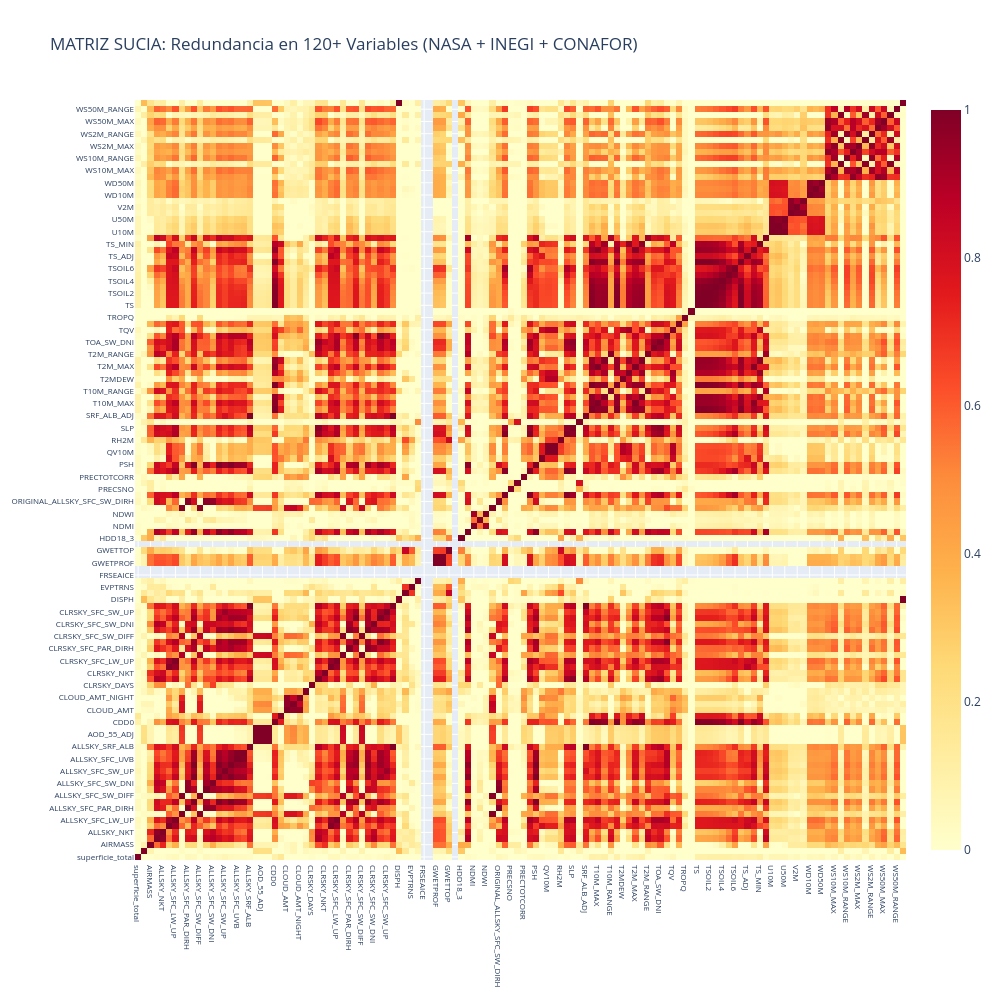
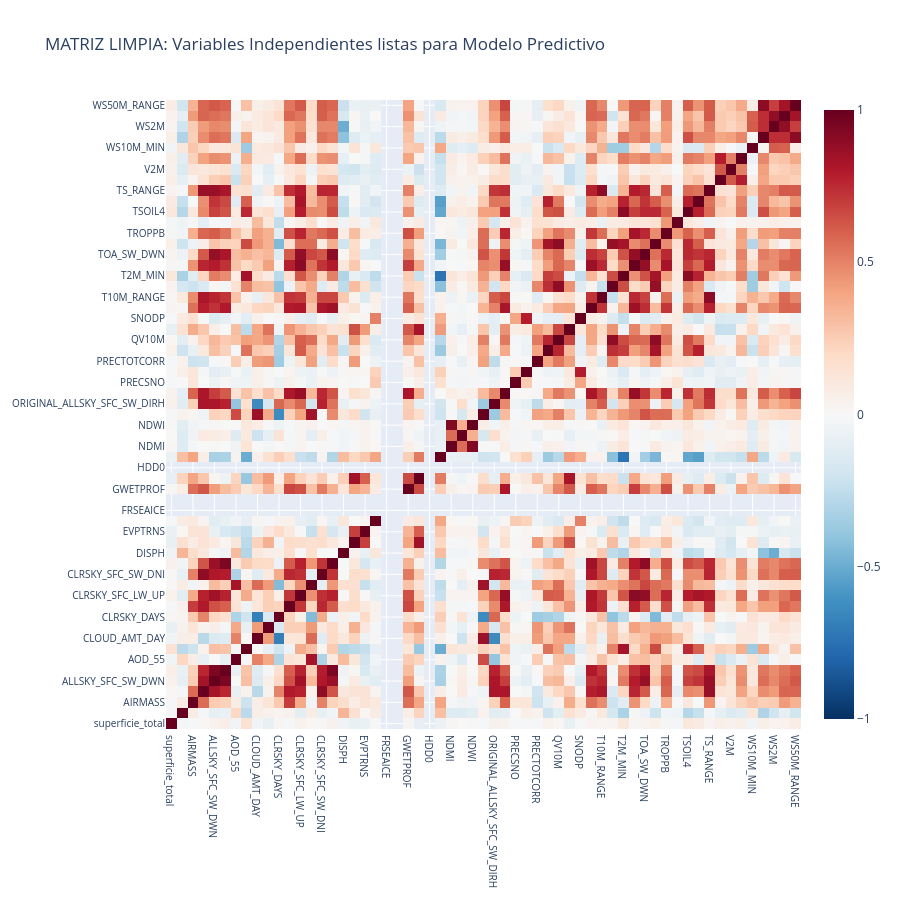

Notebook code for these charts, in order:
### Code cell
import duckdb
import pandas as pd
import numpy as np
import plotly.graph_objects as go
import os

# ==========================================
# 1. CONEXIÓN Y CREACIÓN DE LA FEATURE MATRIX
# ==========================================
# Cambia esta ruta si tu archivo está en otra carpeta
ruta_db = "../data/BaseDeDatos_Working.db" 

if not os.path.exists(ruta_db):
    raise FileNotFoundError(f"¡Atención! No se encontró el archivo en: {ruta_db}")

con = duckdb.connect(ruta_db)
print("1. Extrayendo datos y construyendo la matriz general...")

# Esta consulta cruza el clima, la demografía y los daños (nuestro Target)
query_maestra = """
WITH clima_pivot AS (
    -- Resumimos los 10 días de clima en un promedio por incendio
    PIVOT (SELECT id_clave_inc, id_variable, resultado_numerico FROM climatologia)
    ON id_variable USING AVG(resultado_numerico) GROUP BY id_clave_inc
),
poblacion_fix AS (
    -- Agrupamos la población por municipio y año
    SELECT id_cvegeo, anio, SUM(pob_total) as pob_total
    FROM demografia 
    GROUP BY id_cvegeo, anio
)
SELECT 
    i.id_clave_inc,
    -- CREAMOS EL TARGET: Suma de todas las hectáreas afectadas
    (COALESCE(d.hojarasca, 0) + COALESCE(d.arbustivo, 0) + 
     COALESCE(d.herbaceo, 0) + COALESCE(d.arbolado_adulto, 0) + 
     COALESCE(d.renuevo, 0)) as superficie_total,
    p.pob_total,
    c.* EXCLUDE (id_clave_inc)
FROM incendios i
JOIN danos d ON i.id_clave_inc = d.id_clave_inc
JOIN poblacion_fix p ON i.id_cvegeo = p.id_cvegeo AND i.anio = p.anio
JOIN clima_pivot c ON i.id_clave_inc = c.id_clave_inc
WHERE (d.hojarasca + d.arbustivo + d.herbaceo + d.arbolado_adulto + d.renuevo) IS NOT NULL;
"""

df_completo = con.execute(query_maestra).df()

# Filtramos SOLO columnas numéricas y rellenamos nulos con 0 para evitar errores matemáticos
df_num = df_completo.select_dtypes(include=[np.number]).fillna(0)
print(f"Matriz lista. Analizando {df_num.shape[0]} incendios con {df_num.shape[1]} variables.")

# ==========================================
# 2. GRÁFICA 1: LA MATRIZ SUCIA (El Caos)
# ==========================================
print("\n2. Generando Matriz Sucia (Todas las variables amontonadas)...")

corr_sucia = df_num.corr()

fig_sucia = go.Figure(data=go.Heatmap(
    z=corr_sucia.values,
    x=corr_sucia.columns,
    y=corr_sucia.columns,
    colorscale='YlOrRd', # Colores cálidos para ver el "fuego" de la redundancia
    zmin=0, zmax=1,
    hovertemplate="Var 1: %{x}<br>Var 2: %{y}<br>Similitud: %{z:.3f}<extra></extra>"
))

fig_sucia.update_layout(
    title='MATRIZ SUCIA: Redundancia en 120+ Variables (NASA + INEGI + CONAFOR)',
    width=1000, height=1000,
    xaxis=dict(tickfont=dict(size=8)), 
    yaxis=dict(tickfont=dict(size=8))
)
fig_sucia.show()

# ==========================================
# 3. FILTRO CIENTÍFICO (Eliminando ruido)
# ==========================================
print("\n3. Aplicando filtro inteligente: Seleccionando líderes por capacidad predictiva...")

# Calculamos qué variable explica mejor las hectáreas quemadas
influencia = df_num.corr()['superficie_total'].abs().sort_values(ascending=False)

def limpiar_redundancia(df_input, target_corr, umbral=0.95):
    matriz = df_input.corr().abs()
    triangulo_sup = matriz.where(np.triu(np.ones(matriz.shape), k=1).astype(bool))
    
    borrar = []
    for col in triangulo_sup.columns:
        if col == 'superficie_total': continue # Jamás borramos nuestra meta
        
        # Encontramos los clones
        clones = triangulo_sup.index[triangulo_sup[col] > umbral].tolist()
        if clones:
            grupo = [col] + clones
            # De los clones, gana el que tenga mayor correlación con 'superficie_total'
            ganadora = target_corr[grupo].idxmax()
            perdedoras = [v for v in grupo if v != ganadora]
            borrar.extend(perdedoras)
            
    return list(set(borrar))

vars_a_borrar = limpiar_redundancia(df_num, influencia)
df_limpio = df_num.drop(columns=vars_a_borrar)

print(f"Se eliminaron {len(vars_a_borrar)} variables redundantes.")
print(f"Nos quedamos con {len(df_limpio.columns) - 1} variables 100% independientes.")

# ==========================================
# 4. GRÁFICA 2: LA MATRIZ LIMPIA (Lista para Machine Learning)
# ==========================================
print("\n4. Generando Matriz Limpia...")

corr_limpia = df_limpio.corr()

fig_limpia = go.Figure(data=go.Heatmap(
    z=corr_limpia.values,
    x=corr_limpia.columns,
    y=corr_limpia.columns,
    colorscale='RdBu_r', # Azul es influencia negativa, Rojo es influencia positiva
    zmin=-1, zmax=1,
    hovertemplate="Var 1: %{x}<br>Var 2: %{y}<br>Correlación: %{z:.3f}<extra></extra>"
))

fig_limpia.update_layout(
    title='MATRIZ LIMPIA: Variables Independientes listas para Modelo Predictivo',
    width=900, height=900,
    xaxis=dict(tickfont=dict(size=10)), 
    yaxis=dict(tickfont=dict(size=10))
)
fig_limpia.show()

# ==========================================
# 5. EL VEREDICTO: TOP 10 INFLUENCIAS
# ==========================================
print("\n=======================================================")
print("🏆 TOP 10: VARIABLES QUE MÁS INFLUYEN EN EL TAMAÑO DEL INCENDIO 🏆")
print("=======================================================")
# Quitamos el target de la lista para mostrar solo los predictores
ranking = influencia[df_limpio.columns].sort_values(ascending=False).drop('superficie_total')
print(ranking.head(10))

### Figure 1 — Plotly figure (JSON) as saved in the notebook; plotly's stock layout.template omitted (floating-point values rounded to 4 significant figures; data arrays with more than 128 entries replaced by an {"elided": "..."} marker saying what was removed)
{"data": [{"colorscale": [[0, "rgb(255,255,204)"], [0.125, "rgb(255,237,160)"], [0.25, "rgb(254,217,118)"], [0.375, "rgb(254,178,76)"], [0.5, "rgb(253,141,60)"], [0.625, "rgb(252,78,42)"], [0.75, "rgb(227,26,28)"], [0.875, "rgb(189,0,38)"], [1, "rgb(128,0,38)"]], "hovertemplate": "Var 1: %{x}<br>Var 2: %{y}<br>Similitud: %{z:.3f}<extra></extra>", "type": "heatmap", "x": ["superficie_total", "pob_total", "AIRMASS", "ALLSKY_KT", "ALLSKY_NKT", "ALLSKY_SFC_LW_DWN", "ALLSKY_SFC_LW_UP", "ALLSKY_SFC_PAR_DIFF", "ALLSKY_SFC_PAR_DIRH", "ALLSKY_SFC_PAR_TOT", "ALLSKY_SFC_SW_DIFF", "ALLSKY_SFC_SW_DIRH", "ALLSKY_SFC_SW_DNI", "ALLSKY_SFC_SW_DWN", "ALLSKY_SFC_SW_UP", "ALLSKY_SFC_UVA", "ALLSKY_SFC_UVB", "ALLSKY_SFC_UV_INDEX", "ALLSKY_SRF_ALB", "AOD_55", "AOD_55_ADJ", "AOD_84", "CDD0", "CDD18_3", "CLOUD_AMT", "CLOUD_AMT_DAY", "CLOUD_AMT_NIGHT", "CLOUD_OD", "CLRSKY_DAYS", "CLRSKY_KT", "CLRSKY_NKT", "CLRSKY_SFC_LW_DWN", "CLRSKY_SFC_LW_UP", "CLRSKY_SFC_PAR_DIFF", "CLRSKY_SFC_PAR_DIRH", "CLRSKY_SFC_PAR_TOT", "CLRSKY_SFC_SW_DIFF", "CLRSKY_SFC_SW_DIRH", "CLRSKY_SFC_SW_DNI", "CLRSKY_SFC_SW_DWN", "CLRSKY_SFC_SW_UP", "CLRSKY_SRF_ALB", "DISPH", "EVLAND", "EVPTRNS", "FROST_DAYS", "FRSEAICE", "FRSNO", "GWETPROF", "GWETROOT", "GWETTOP", "HDD0", "HDD18_3", "MIDDAY_INSOL", "NDMI", "NDVI", "NDWI", "ORIGINAL_ALLSKY_SFC_SW_DIFF", "ORIGINAL_ALLSKY_SFC_SW_DIRH", "PBLTOP", "PRECSNO", "PRECSNOLAND", "PRECTOTCORR", "PS", "PSH", "PW", "QV10M", "QV2M", "RH2M", "RHOA", "SLP", "SNODP", "SRF_ALB_ADJ", "T10M", "T10M_MAX", "T10M_MIN", "T10M_RANGE", "T2M", "T2MDEW", "T2MWET", "T2M_MAX", "T2M_MIN", "T2M_RANGE", "TO3", "TOA_SW_DNI", "TOA_SW_DWN", "TQV", "TROPPB", "TROPQ", "TROPT", "TS", "TSOIL1", "TSOIL2", "TSOIL3", "TSOIL4", "TSOIL5", "TSOIL6", "TSURF", "TS_ADJ", "TS_MAX", "TS_MIN", "TS_RANGE", "U10M", "U2M", "U50M", "V10M", "V2M", "V50M", "WD10M", "WD2M", "WD50M", "WS10M", "WS10M_MAX", "WS10M_MIN", "WS10M_RANGE", "WS2M", "WS2M_MAX", "WS2M_MIN", "WS2M_RANGE", "WS50M", "WS50M_MAX", "WS50M_MIN", "WS50M_RANGE", "Z0M"], "y": ["superficie_total", "pob_total", "AIRMASS", "ALLSKY_KT", "ALLSKY_NKT", "ALLSKY_SFC_LW_DWN", "ALLSKY_SFC_LW_UP", "ALLSKY_SFC_PAR_DIFF", "ALLSKY_SFC_PAR_DIRH", "ALLSKY_SFC_PAR_TOT", "ALLSKY_SFC_SW_DIFF", "ALLSKY_SFC_SW_DIRH", "ALLSKY_SFC_SW_DNI", "ALLSKY_SFC_SW_DWN", "ALLSKY_SFC_SW_UP", "ALLSKY_SFC_UVA", "ALLSKY_SFC_UVB", "ALLSKY_SFC_UV_INDEX", "ALLSKY_SRF_ALB", "AOD_55", "AOD_55_ADJ", "AOD_84", "CDD0", "CDD18_3", "CLOUD_AMT", "CLOUD_AMT_DAY", "CLOUD_AMT_NIGHT", "CLOUD_OD", "CLRSKY_DAYS", "CLRSKY_KT", "CLRSKY_NKT", "CLRSKY_SFC_LW_DWN", "CLRSKY_SFC_LW_UP", "CLRSKY_SFC_PAR_DIFF", "CLRSKY_SFC_PAR_DIRH", "CLRSKY_SFC_PAR_TOT", "CLRSKY_SFC_SW_DIFF", "CLRSKY_SFC_SW_DIRH", "CLRSKY_SFC_SW_DNI", "CLRSKY_SFC_SW_DWN", "CLRSKY_SFC_SW_UP", "CLRSKY_SRF_ALB", "DISPH", "EVLAND", "EVPTRNS", "FROST_DAYS", "FRSEAICE", "FRSNO", "GWETPROF", "GWETROOT", "GWETTOP", "HDD0", "HDD18_3", "MIDDAY_INSOL", "NDMI", "NDVI", "NDWI", "ORIGINAL_ALLSKY_SFC_SW_DIFF", "ORIGINAL_ALLSKY_SFC_SW_DIRH", "PBLTOP", "PRECSNO", "PRECSNOLAND", "PRECTOTCORR", "PS", "PSH", "PW", "QV10M", "QV2M", "RH2M", "RHOA", "SLP", "SNODP", "SRF_ALB_ADJ", "T10M", "T10M_MAX", "T10M_MIN", "T10M_RANGE", "T2M", "T2MDEW", "T2MWET", "T2M_MAX", "T2M_MIN", "T2M_RANGE", "TO3", "TOA_SW_DNI", "TOA_SW_DWN", "TQV", "TROPPB", "TROPQ", "TROPT", "TS", "TSOIL1", "TSOIL2", "TSOIL3", "TSOIL4", "TSOIL5", "TSOIL6", "TSURF", "TS_ADJ", "TS_MAX", "TS_MIN", "TS_RANGE", "U10M", "U2M", "U50M", "V10M", "V2M", "V50M", "WD10M", "WD2M", "WD50M", "WS10M", "WS10M_MAX", "WS10M_MIN", "WS10M_RANGE", "WS2M", "WS2M_MAX", "WS2M_MIN", "WS2M_RANGE", "WS50M", "WS50M_MAX", "WS50M_MIN", "WS50M_RANGE", "Z0M"], "z": {"elided": "124x124 float values"}, "zmax": 1, "zmin": 0}], "layout": {"height": 1000, "title": {"text": "MATRIZ SUCIA: Redundancia en 120+ Variables (NASA + INEGI + CONAFOR)"}, "width": 1000, "xaxis": {"tickfont": {"size": 8}}, "yaxis": {"tickfont": {"size": 8}}}}

### Figure 2 — Plotly figure (JSON) as saved in the notebook; plotly's stock layout.template omitted (floating-point values rounded to 4 significant figures; data arrays with more than 128 entries replaced by an {"elided": "..."} marker saying what was removed)
{"data": [{"colorscale": [[0, "rgb(5,48,97)"], [0.1, "rgb(33,102,172)"], [0.2, "rgb(67,147,195)"], [0.3, "rgb(146,197,222)"], [0.4, "rgb(209,229,240)"], [0.5, "rgb(247,247,247)"], [0.6, "rgb(253,219,199)"], [0.7, "rgb(244,165,130)"], [0.8, "rgb(214,96,77)"], [0.9, "rgb(178,24,43)"], [1, "rgb(103,0,31)"]], "hovertemplate": "Var 1: %{x}<br>Var 2: %{y}<br>Correlación: %{z:.3f}<extra></extra>", "type": "heatmap", "x": ["superficie_total", "pob_total", "AIRMASS", "ALLSKY_KT", "ALLSKY_SFC_SW_DWN", "ALLSKY_SFC_SW_UP", "AOD_55", "CDD18_3", "CLOUD_AMT_DAY", "CLOUD_OD", "CLRSKY_DAYS", "CLRSKY_NKT", "CLRSKY_SFC_LW_UP", "CLRSKY_SFC_SW_DIFF", "CLRSKY_SFC_SW_DNI", "CLRSKY_SFC_SW_UP", "DISPH", "EVLAND", "EVPTRNS", "FROST_DAYS", "FRSEAICE", "FRSNO", "GWETPROF", "GWETTOP", "HDD0", "HDD18_3", "NDMI", "NDVI", "NDWI", "ORIGINAL_ALLSKY_SFC_SW_DIFF", "ORIGINAL_ALLSKY_SFC_SW_DIRH", "PBLTOP", "PRECSNO", "PRECSNOLAND", "PRECTOTCORR", "PW", "QV10M", "RH2M", "SNODP", "SRF_ALB_ADJ", "T10M_RANGE", "T2MDEW", "T2M_MIN", "TO3", "TOA_SW_DWN", "TQV", "TROPPB", "TROPQ", "TSOIL4", "TS_ADJ", "TS_RANGE", "U50M", "V2M", "WD50M", "WS10M_MIN", "WS10M_RANGE", "WS2M", "WS50M_MAX", "WS50M_RANGE"], "y": ["superficie_total", "pob_total", "AIRMASS", "ALLSKY_KT", "ALLSKY_SFC_SW_DWN", "ALLSKY_SFC_SW_UP", "AOD_55", "CDD18_3", "CLOUD_AMT_DAY", "CLOUD_OD", "CLRSKY_DAYS", "CLRSKY_NKT", "CLRSKY_SFC_LW_UP", "CLRSKY_SFC_SW_DIFF", "CLRSKY_SFC_SW_DNI", "CLRSKY_SFC_SW_UP", "DISPH", "EVLAND", "EVPTRNS", "FROST_DAYS", "FRSEAICE", "FRSNO", "GWETPROF", "GWETTOP", "HDD0", "HDD18_3", "NDMI", "NDVI", "NDWI", "ORIGINAL_ALLSKY_SFC_SW_DIFF", "ORIGINAL_ALLSKY_SFC_SW_DIRH", "PBLTOP", "PRECSNO", "PRECSNOLAND", "PRECTOTCORR", "PW", "QV10M", "RH2M", "SNODP", "SRF_ALB_ADJ", "T10M_RANGE", "T2MDEW", "T2M_MIN", "TO3", "TOA_SW_DWN", "TQV", "TROPPB", "TROPQ", "TSOIL4", "TS_ADJ", "TS_RANGE", "U50M", "V2M", "WD50M", "WS10M_MIN", "WS10M_RANGE", "WS2M", "WS50M_MAX", "WS50M_RANGE"], "z": {"elided": "59x59 float values"}, "zmax": 1, "zmin": -1}], "layout": {"height": 900, "title": {"text": "MATRIZ LIMPIA: Variables Independientes listas para Modelo Predictivo"}, "width": 900, "xaxis": {"tickfont": {"size": 10}}, "yaxis": {"tickfont": {"size": 10}}}}
